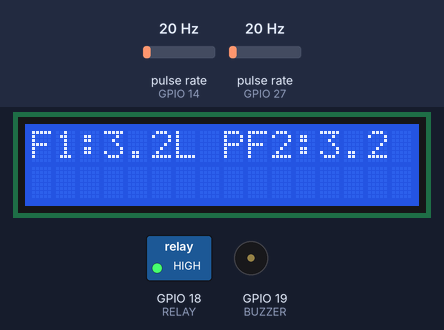
The sketch below on a simulated ESP32. Shown: 16×2 character LCD, switched loads named in the sketch (green lamp = pin HIGH), buzzer (waves = sounding, pin HIGH). Wiring (inferred from the names in the program): 2 × pulse sensor: data GPIO 14 / data GPIO 27. The test bench sets the inputs (shaded band); at power-on: pulse rate (sensors on GPIO 14, GPIO 27) 20 Hz. WiFi joins after 1.5 s; servers stay silent unless stated; what the sketch prints to the serial monitor is not drawn.

Above: at 8.1 s.
8.2 s: pulse rate (sensor on GPIO 14) set to 9 Hz
At 9.8 s:
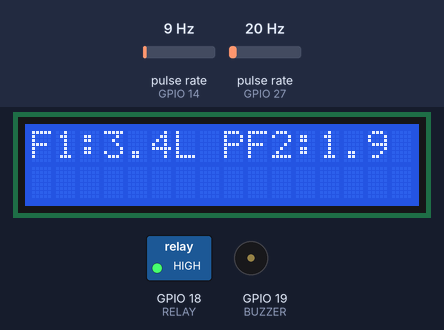
11.2 s: pulse rate (sensor on GPIO 14) set to 6 Hz
At 13.8 s:
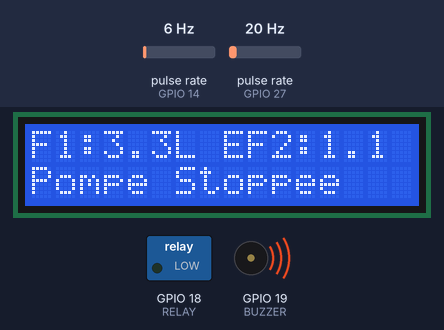
14.2 s: pulse rate (sensor on GPIO 27) set to 4 Hz
At 16.7 s:
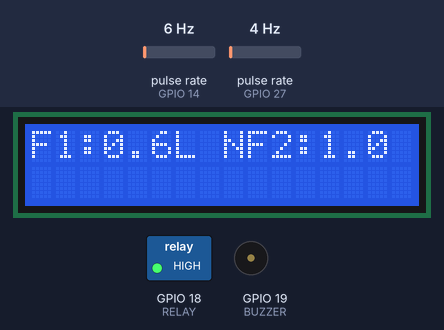
17.2 s: pulse rate (sensor on GPIO 27) set to 15 Hz
At 18.1 s:
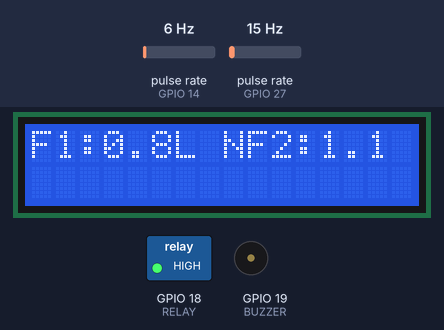
19.8 s: pulse rate (sensor on GPIO 27) set to 18 Hz
At 21.9 s:
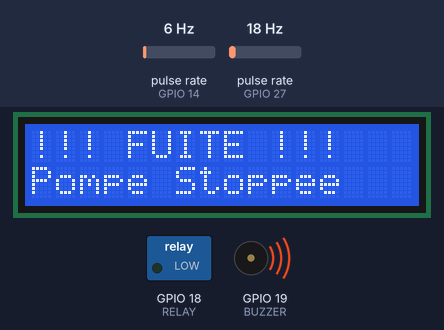
22.8 s: pulse rate (sensor on GPIO 27) set to 100 Hz
At 25.4 s:
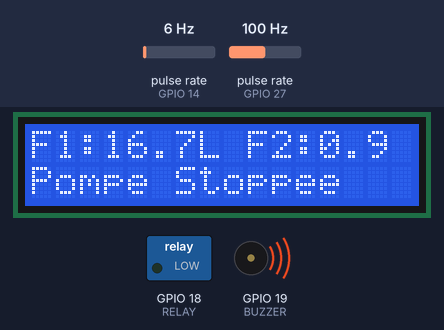
Timing chart, 0 to 26.8 s (numbered marks = the images above; inputs shaded):
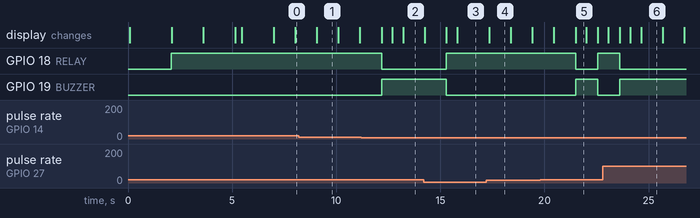

The sketch:

water_pipe_detection_system.ino
```cpp
// =========================================================================
//        SYSTEME DE DETECTION DE FUITE D'EAU AVEC ESP32 + BLYNK IoT
// =========================================================================
// Auteur : LEBONI BAKLA LIONEL
// Carte : ESP32 ESP-WROOM-32
// Fonctionnalités :
// - Surveillance de 2 capteurs de débit
// - Détection de fuite
// - Contrôle automatique de pompe
// - Notifications Blynk
// - Affichage LCD I2C
// - Surveillance connexion WiFi/Blynk
// =========================================================================

// ======================= BLYNK CONFIGURATION =============================
#define BLYNK_TEMPLATE_ID   "" // Bien vouloir renseigner votre propre Template ID
#define BLYNK_TEMPLATE_NAME "Water pipe leak detection system"
#define BLYNK_AUTH_TOKEN    ""  // Bien vouloir renseigner votre propre Auth Token

#define BLYNK_PRINT Serial

// ======================= LIBRAIRIES ======================================
#include <WiFi.h>
#include <WiFiClient.h>
#include <BlynkSimpleEsp32.h>
#include <LiquidCrystal_I2C.h>

// ======================= WIFI ============================================
char ssid[] = "";  // Bien vouloir renseigner votre propre SSID
char pass[] = "";  // Bien vouloir renseigner votre propre mot de passe WiFi

// ======================= LCD =============================================
LiquidCrystal_I2C lcd(0x27, 16, 2);

// ======================= BROCHES ESP32 ===================================
#define SENSOR1 27
#define SENSOR2 14

#define RELAY   18
#define BUZZER  19

#define SDA_LCD 21
#define SCL_LCD 22

// ======================= VARIABLES CAPTEURS ==============================

// -------- Capteur 1 ----------
volatile byte pulseCount1 = 0;

float calibrationFactor1 = 6.0;
float flowRate1 = 0.0;
unsigned long oldTime1 = 0;

// -------- Capteur 2 ----------
volatile byte pulseCount2 = 0;

float calibrationFactor2 = 6.0;
float flowRate2 = 0.0;
unsigned long oldTime2 = 0;

// ======================= ETAT SYSTEME ====================================
bool leakageDetected = false;
bool blynkConnected = false;

// ======================= INTERRUPTIONS ===================================
void IRAM_ATTR pulseCounter1()
{
  pulseCount1++;
}

void IRAM_ATTR pulseCounter2()
{
  pulseCount2++;
}

// ======================= BLYNK CONNECT ===================================
BLYNK_CONNECTED()
{
  Serial.println("Blynk Connecte");

  lcd.clear();
  lcd.setCursor(0, 0);
  lcd.print("Blynk Connecte");
  lcd.setCursor(0, 1);
  lcd.print("Systeme Pret");

  Blynk.logEvent("system_connected", "ESP32 connecte a Blynk");

  blynkConnected = true;
}

// ======================= SETUP ===========================================
void setup()
{
  Serial.begin(115200);

  // ================= LCD ==================
  Wire.begin(SDA_LCD, SCL_LCD);

  lcd.init();
  lcd.backlight();

  lcd.setCursor(0, 0);
  lcd.print("Demarrage...");
  lcd.setCursor(0, 1);
  lcd.print("ESP32 SYSTEM");

  delay(2000);

  // ================= BROCHES ==============
  pinMode(SENSOR1, INPUT_PULLUP);
  pinMode(SENSOR2, INPUT_PULLUP);

  pinMode(RELAY, OUTPUT);
  pinMode(BUZZER, OUTPUT);

  // Etat initial
  digitalWrite(RELAY, HIGH);
  digitalWrite(BUZZER, LOW);

  // ================= INTERRUPTIONS ========
  attachInterrupt(digitalPinToInterrupt(SENSOR1), pulseCounter1, FALLING);
  attachInterrupt(digitalPinToInterrupt(SENSOR2), pulseCounter2, FALLING);

  // ================= WIFI =================
  lcd.clear();
  lcd.setCursor(0, 0);
  lcd.print("Connexion WiFi");

  WiFi.begin(ssid, pass);

  while (WiFi.status() != WL_CONNECTED)
  {
    delay(500);
    Serial.print(".");
  }

  Serial.println("");
  Serial.println("WiFi Connecte");

  lcd.clear();
  lcd.setCursor(0, 0);
  lcd.print("WiFi Connecte");

  delay(1500);

  // ================= BLYNK ================
  lcd.clear();
  lcd.setCursor(0, 0);
  lcd.print("Connexion Blynk");

  Blynk.begin(BLYNK_AUTH_TOKEN, ssid, pass);

  delay(1500);

  lcd.clear();
  lcd.setCursor(0, 0);
  lcd.print("Systeme Pret");

  Blynk.logEvent("system_start", "Systeme de detection demarre");
}

// ======================= LOOP ============================================
void loop()
{
  Blynk.run();

  // ================= VERIFICATION WIFI ==================
  if (WiFi.status() != WL_CONNECTED)
  {
    lcd.clear();
    lcd.setCursor(0, 0);
    lcd.print("WiFi Perdu");

    Serial.println("WiFi Deconnecte");

    digitalWrite(BUZZER, HIGH);

    delay(500);

    digitalWrite(BUZZER, LOW);

    return;
  }

  // ================= CALCUL CAPTEUR 1 ===================
  if ((millis() - oldTime1) > 1000)
  {
    detachInterrupt(digitalPinToInterrupt(SENSOR1));

    flowRate1 = ((1000.0 / (millis() - oldTime1)) * pulseCount1) / calibrationFactor1;

    oldTime1 = millis();

    pulseCount1 = 0;

    attachInterrupt(digitalPinToInterrupt(SENSOR1), pulseCounter1, FALLING);

    // ENVOI BLYNK
    Blynk.virtualWrite(V0, flowRate1);

    Serial.print("Debit 1 : ");
    Serial.print(flowRate1);
    Serial.println(" L/min");
  }

  // ================= CALCUL CAPTEUR 2 ===================
  if ((millis() - oldTime2) > 1000)
  {
    detachInterrupt(digitalPinToInterrupt(SENSOR2));

    flowRate2 = ((1000.0 / (millis() - oldTime2)) * pulseCount2) / calibrationFactor2;

    oldTime2 = millis();

    pulseCount2 = 0;

    attachInterrupt(digitalPinToInterrupt(SENSOR2), pulseCounter2, FALLING);

    // ENVOI BLYNK
    Blynk.virtualWrite(V1, flowRate2);

    Serial.print("Debit 2 : ");
    Serial.print(flowRate2);
    Serial.println(" L/min");
  }

  // ================= AFFICHAGE LCD ======================
  lcd.setCursor(0, 0);
  lcd.print("F1:");
  lcd.print(flowRate1, 1);
  lcd.print("L ");

  lcd.setCursor(9, 0);
  lcd.print("F2:");
  lcd.print(flowRate2, 1);

  // ================= DETECTION FUITE ====================
  if ((flowRate1 - flowRate2) > 2.0 && flowRate1 > 2)
  {
    if (!leakageDetected)
    {
      leakageDetected = true;

      Serial.println("FUITE DETECTEE");

      lcd.clear();
      lcd.setCursor(0, 0);
      lcd.print("!!! FUITE !!!");

      lcd.setCursor(0, 1);
      lcd.print("Pompe Stoppee");

      // Relais OFF
      digitalWrite(RELAY, LOW);

      // Buzzer ON
      digitalWrite(BUZZER, HIGH);

      // Blynk
      Blynk.virtualWrite(V3, 1);
      Blynk.virtualWrite(V5, 1);

      Blynk.logEvent("flow_notify", "Fuite d'eau detectee !");
    }
  }
  else
  {
    if (leakageDetected)
    {
      leakageDetected = false;

      Serial.println("SYSTEME NORMAL");

      lcd.clear();
      lcd.setCursor(0, 0);
      lcd.print("Systeme Normal");

      // Pompe ON
      digitalWrite(RELAY, HIGH);

      // Buzzer OFF
      digitalWrite(BUZZER, LOW);

      // Blynk
      Blynk.virtualWrite(V3, 0);
      Blynk.virtualWrite(V5, 0);

      Blynk.logEvent("system_normal", "Systeme revenu a la normale");
    }
  }

  delay(500);
}
```

Measured:
- the behaviour switches between 8 and 7 Hz on pulse rate (sensor on GPIO 14) (found by bisection; images 1 and 2)
- the behaviour switches between 17 and 18 Hz on pulse rate (sensor on GPIO 27) (found by bisection; images 4 and 5)
- after the input at 8.2 s, the display: changes after 0.86 s (image 1)
- after the input at 11.2 s, GPIO 18 (RELAY): HIGH → LOW after 0.98 s; GPIO 19 (BUZZER): LOW → HIGH after 0.98 s; the display: first changes after 0.98 s (image 2 shows a later state)
- after the input at 14.2 s, GPIO 18 (RELAY): LOW → HIGH after 1.1 s; GPIO 19 (BUZZER): HIGH → LOW after 1.1 s; the display: first differs from a run without the input after 1.1 s (image 3 shows a later state)
- after the input at 19.8 s, GPIO 18 (RELAY): HIGH → LOW after 1.7 s, → HIGH 1.0 s later; GPIO 19 (BUZZER): LOW → HIGH after 1.7 s, → LOW 1.0 s later; the display: first changes after 0.64 s (image 5 shows a later state)
- after the input at 22.8 s, the display: first differs from a run without the input after 1.3 s (image 6 shows a later state)
